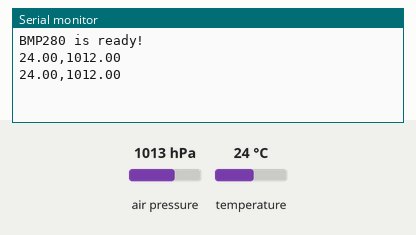
Recording of a sketch running on a simulated Arduino Uno, built with avr-gcc and run on an emulated ATmega328P. Parts: the last lines printed to the serial monitor. Wiring (inferred from the names in the program): BMP280 pressure sensor at I2C address 0x76. The test bench sets the inputs (shaded band); at power-on: air pressure 1013 hPa, temperature 24 °C.

Above: at 1.5 s.
1.6 s: air pressure set to 952 hPa
At 2.9 s:
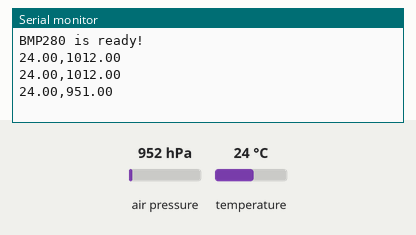
3.1 s: temperature set to 12 °C
At 4.1 s:
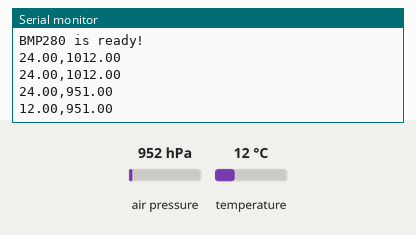
4.6 s: air pressure set to 975 hPa
At 6.1 s:
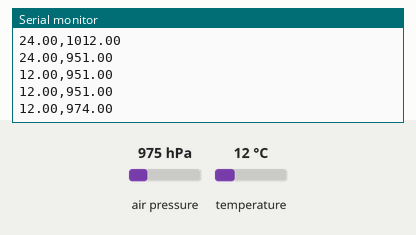
Timing chart, 0 to 7.6 s (numbered marks = the images above; inputs shaded):
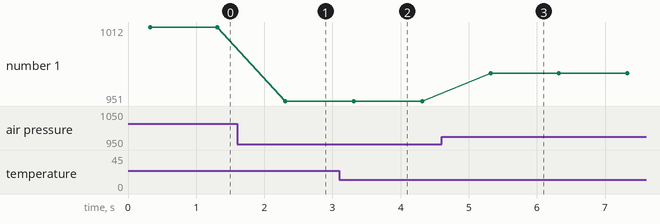

Measured:
- after the input at 1.6 s, the serial monitor: prints a new line after 0.71 s (image 1)
- after the input at 3.1 s, the serial monitor: prints a new line after 0.21 s (image 2)
- after the input at 4.6 s, the serial monitor: prints a new line after 0.72 s (image 3)
- plotted number 1: 1012 → 951 after the input at 1.6 s, 951 → 974 after the input at 4.6 s

The sketch:

BMP280.ino
```cpp
#include "BMP280.h"

BMP280 bmp(0x76);

void setup() {
  Serial.begin(9600);

  if (!bmp.begin()) {
    Serial.println("BMP280 not found!");
    while(1);
  }
  Serial.println("BMP280 is ready!");
}

void loop() {
  Serial.print(bmp.temperature());
  Serial.print(",");
  Serial.println(bmp.pressure());
  delay(1000);
}
```

BMP280.cpp
```cpp
#include "BMP280.h"

BMP280:: BMP280(uint8_t address) {
  _address = address;
}

bool BMP280::begin() {

  Wire.begin();
  Wire.beginTransmission(_address);
  Wire.write(0xD0); // Check chip ID
  Wire.endTransmission();
  Wire.requestFrom(_address, 1);
  if (Wire.read() != 0x58) return false;
  delay(100);

  Wire.beginTransmission(_address);
  Wire.write(0xE0); // Reset
  Wire.write(0xB6);
  Wire.endTransmission();
  delay(200);

  readCalibrationData();

  Wire.beginTransmission(_address);
  Wire.write(0xF4);
  Wire.write(0x27); // Normal mode x1 oversampling
  Wire.endTransmission();

  return true;
}

float BMP280::temperature() {
  int32_t rawTemp = rawTemperatureData();
  int32_t compTemp = compensateTemp(rawTemp);
  return compTemp / 100.0;
}

float BMP280::pressure() {
  int32_t rawP = rawPressureData();
  int32_t comP = compensatePressure(rawP);
  return comP;
}

int32_t BMP280::rawTemperatureData() {
  Wire.beginTransmission(_address);
  Wire.write(0xFA);
  Wire.endTransmission();
  Wire.requestFrom(_address, 3);

  // Raw data is made of 20-bits from three registers
  int32_t raw = ((int32_t) Wire.read() << 12) | ((int32_t) Wire.read() << 4) | ((int32_t) Wire.read() >> 4);
  return raw;
}

int32_t BMP280::rawPressureData() {
  Wire.beginTransmission(_address);
  Wire.write(0xF7);
  Wire.endTransmission();
  Wire.requestFrom(_address, 3);

  int32_t raw = Wire.read(); // MSB
  raw = (raw << 8) | Wire.read(); // LSB
  raw = (raw << 8) | Wire.read(); // XLSB
  raw >>= 4; // Discard bottom 4 bits
  return raw;
}

void BMP280::readCalibrationData() {
  Wire.beginTransmission(_address);
  Wire.write(0x88); // Point to first of calibration register
  Wire.endTransmission();
  Wire.requestFrom(_address, 24); // Request 24 bytes

  // Temperature 0x88-0x8D
  _dig_T1 = (uint16_t) (Wire.read() | (Wire.read() << 8)); // bytes at adress 0x88 and 0x89 unsigned
  _dig_T2 = (int16_t) (Wire.read() | (Wire.read() << 8)); // bytes at adress 0x8A and 0x8B signed
  _dig_T3 = (int16_t) (Wire.read() | (Wire.read() << 8)); // bytes at adress 0x8C and 0x8D signed

  // Pressure 0x8E-0x9F
  _dig_P1 = (uint16_t) (Wire.read() | (Wire.read() << 8));
  _dig_P2 = (int16_t) (Wire.read() | (Wire.read() << 8));
  _dig_P3 = (int16_t) (Wire.read() | (Wire.read() << 8));
  _dig_P4 = (int16_t) (Wire.read() | (Wire.read() << 8));
  _dig_P5 = (int16_t) (Wire.read() | (Wire.read() << 8));
  _dig_P6 = (int16_t) (Wire.read() | (Wire.read() << 8));
  _dig_P7 = (int16_t) (Wire.read() | (Wire.read() << 8));
  _dig_P8 = (int16_t) (Wire.read() | (Wire.read() << 8));
  _dig_P9 = (int16_t) (Wire.read() | (Wire.read() << 8));
}

int32_t BMP280::compensateTemp(int32_t adc_T) {
    int32_t var1, var2, T;

    var1 = (((adc_T >> 3) - ((int32_t)_dig_T1 << 1)) * ((int32_t)_dig_T2)) >> 11;
    var2 = (((((adc_T >> 4) - ((int32_t)_dig_T1)) * ((adc_T >> 4) - ((int32_t)_dig_T1))) >> 12) * ((int32_t)_dig_T3)) >> 14;

    _t_fine = var1 + var2;
    T = (_t_fine * 5 + 128) >> 8;
    return T;
}


float BMP280::compensatePressure(int32_t adc_P) {
    double var1, var2, p;

    var1 = ((double)_t_fine / 2.0) - 64000.0;
    var2 = var1 * var1 * ((double)_dig_P6) / 32768.0;
    var2 = var2 + var1 * ((double)_dig_P5) * 2.0;
    var2 = (var2 / 4.0) + (((double)_dig_P4) * 65536.0);
    var1 = (((double)_dig_P3) * var1 * var1 / 524288.0 + ((double)_dig_P2) * var1) / 524288.0;
    var1 = (1.0 + var1 / 32768.0) * ((double)_dig_P1);

    if (var1 == 0.0) return 0; // avoid division by zero

    p = 1048576.0 - (double)adc_P;
    p = (p - (var2 / 4096.0)) * 6250.0 / var1;
    var1 = ((double)_dig_P9) * p * p / 2147483648.0;
    var2 = p * ((double)_dig_P8) / 32768.0;
    p = p + (var1 + var2 + ((double)_dig_P7)) / 16.0;

    return (float)(p / 100.0); // convert Pa to hPa
}
```

BMP280.h
```cpp
#ifndef BMP280_h
#define BMP280_h

#include "Arduino.h"
#include <Wire.h>

class BMP280 {

  public:
  BMP280(uint8_t address);
  bool begin();
  float temperature();
  float pressure();

  private:
  uint8_t _address;
  int32_t _t_fine; // For temeperature compensation
  // Temperature variables
  uint16_t _dig_T1;
  int16_t _dig_T2;
  int16_t _dig_T3;
  // Pressure vriables
  uint16_t _dig_P1;
  int16_t _dig_P2, _dig_P3, _dig_P4, _dig_P5, _dig_P6, _dig_P7, _dig_P8, _dig_P9;
  void readCalibrationData();
  int32_t rawTemperatureData();
  int32_t compensateTemp(int32_t data);
  // Pressure methods
  int32_t rawPressureData();
  float compensatePressure(int32_t data);

};

#endif
```
